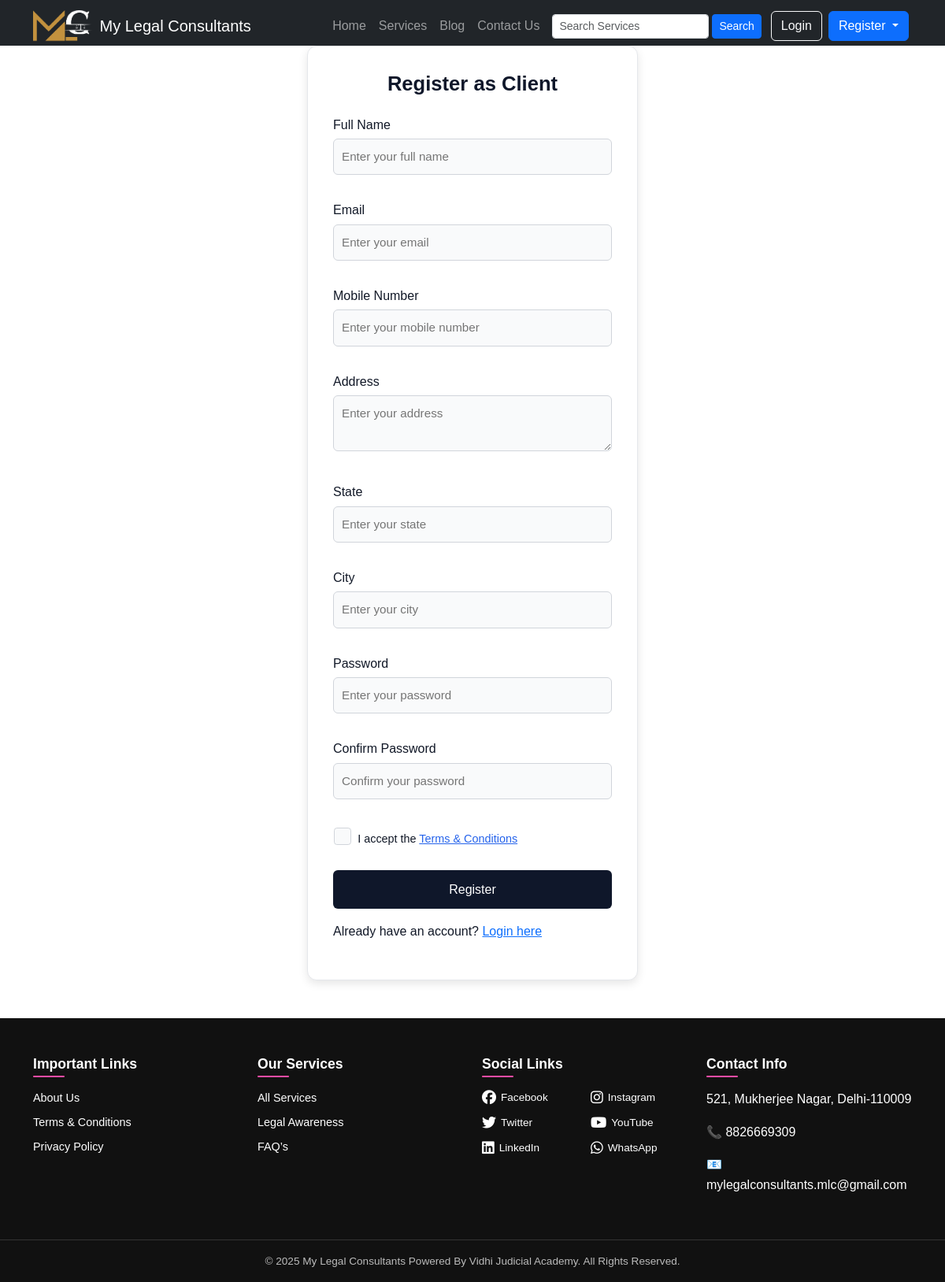
Screenshot of /register/client/ with the database file from the repository.
### core/models.py (models this page shows, shortened)
class SiteSettings(models.Model):
    site_name = models.CharField(max_length=200, default="My Legal Consultants")
    facebook = models.URLField(blank=True, null=True)
    instagram = models.URLField(blank=True, null=True)
    twitter = models.URLField(blank=True, null=True)
    youtube = models.URLField(blank=True, null=True)
    linkedin = models.URLField(blank=True, null=True)
    whatsapp = models.CharField(max_length=50, blank=True, null=True)
    address = models.TextField(blank=True, null=True)
    phone = models.CharField(max_length=20, blank=True, null=True)
    email = models.EmailField(blank=True, null=True)
    class Meta:
        verbose_name = "Footer Settings"
        verbose_name_plural = "Footer Settings"

### core/views.py (the view, shortened to what this page needs)
# urls.py: path('register/client/', views.register_client, name='register_client'),
def register_client(request):
    response = render(request, 'core/register_client.html')
    response['X-Robots-Tag'] = 'noindex, nofollow'
    return response

### core/context_processors.py (called while the page is built, shortened)
def user_flags(request):
    user = request.user
    return {
        'support_email': 'support@mylegalconsultants.in',
        'support_contact': '+91-9876543210',
    }

def footer_settings(request):
    settings = SiteSettings.objects.first()
    return {
        "footer_settings": settings
    }

### core/templates/core/register_client.html (shortened to what this page needs)
{% extends 'core/base.html' %}
{% load static %}
{% block content %}
<div class="auth-page">
    <div class="auth-card">
        <h2>Register as Client</h2>
        <form method="POST" action="{% url 'register_client' %}">
            <div class="mb-3">
                <label for="full_name">Full Name</label>
                <input type="text" name="full_name" id="full_name" placeholder="Enter your full name" required>
            </div>
            <div class="mb-3">
                <label for="email">Email</label>
                <input type="email" name="email" id="email" placeholder="Enter your email" required>
            </div>
            <div class="mb-3">
                <label for="mobile">Mobile Number</label>
                <input type="text" name="mobile" id="mobile" placeholder="Enter your mobile number" required>
            </div>
            <div class="mb-3">
                <label for="address">Address</label>
                <textarea name="address" id="address" placeholder="Enter your address" required></textarea>
            </div>
            <div class="mb-3">
                <label for="state">State</label>
                <input type="text" name="state" id="state" placeholder="Enter your state" required>
            </div>
            <div class="mb-3">
                <label for="city">City</label>
                <input type="text" name="city" id="city" placeholder="Enter your city" required>
            </div>
            <div class="mb-3">
                <label for="password">Password</label>
                <input type="password" name="password" id="password" placeholder="Enter your password" required>
            </div>
            <div class="mb-3">
                <label for="confirm_password">Confirm Password</label>
                <input type="password" name="confirm_password" id="confirm_password" placeholder="Confirm your password" required>
            </div>
            <div class="mb-3 form-check">
                <input type="checkbox" name="terms" id="terms" class="form-check-input" required>
                <label class="form-check-label" for="terms">
                    I accept the <a href="http://127.0.0.1:8000/terms-and-conditions/" style="color: #2563eb; text-decoration: underline;">Terms & Conditions</a>
                </label>
            </div>
            <button type="submit">Register</button>
        </form>
        <p class="mt-3">Already have an account? <a href="{% url 'login' %}">Login here</a></p>
    </div>
</div>
{% endblock %}

### core/templates/core/base.html (shortened to what this page needs)
{% load static %}
<!DOCTYPE html>
<html lang="en">
<head>
    <link href="https://cdn.jsdelivr.net/npm/bootstrap@5.3.1/dist/css/bootstrap.min.css" rel="stylesheet">
    <link rel="stylesheet" href="{% static 'css/style.css' %}">
    <link rel="stylesheet" href="https://cdnjs.cloudflare.com/ajax/libs/font-awesome/6.5.0/css/all.min.css">
</head>
<body class="{% block body_class %}{% endblock %}">
    <nav class="navbar navbar-expand-lg navbar-dark bg-dark">
        <div class="container">
            <a class="navbar-brand d-flex align-items-center" href="{% url 'home' %}">
                <img src="{% static 'images/logo.png' %}" alt="Logo" height="40" class="me-2">
                <span>My Legal Consultants</span>
            </a>
            <div class="collapse navbar-collapse" id="navbarNav">
                <ul class="navbar-nav ms-auto align-items-center">
                    <li class="nav-item">
                        <a class="nav-link" href="{% url 'home' %}">Home</a>
                    </li>
                    <li class="nav-item">
                        <a class="nav-link" href="{% url 'all_services' %}">Services</a>
                    </li>
                    <li class="nav-item">
                        <a class="nav-link" href="{% url 'blog_list' %}">Blog</a>
                    </li>
                    <li class="nav-item">
                        <a class="nav-link" href="{% url 'contact_us' %}">Contact Us</a>
                    </li>
                    <li class="nav-item mx-2">
                        <form class="d-flex" method="get" action="{% url 'all_services' %}">
                            <input class="form-control form-control-sm me-1" type="search" name="q" placeholder="Search Services" aria-label="Search">
                            <button class="btn btn-primary btn-sm" type="submit">Search</button>
                        </form>
                    </li>
                    {% if not user.is_authenticated %}
                    <li class="nav-item mx-1">
                        <a class="btn btn-outline-light" href="{% url 'login' %}">Login</a>
                    </li>
                    <li class="nav-item dropdown mx-1 desktop-register-btn">
                        <a class="btn btn-primary dropdown-toggle" href="#" role="button" data-bs-toggle="dropdown" aria-expanded="false">
                            Register
                        </a>
                    </li>
                    {% endif %}
                </ul>
            </div>
        </div>
    </nav>
    <main class="container my-4">
        {% block content %}{% endblock %}
    </main>
<footer class="footer-section mt-5 pt-5">
    <div class="container">
        <div class="row">
            <div class="col-md-3 mb-4">
                <h5 class="footer-title">Important Links</h5>
                <ul class="footer-list">
                    <li><a href="{% url 'about_us' %}">About Us</a></li>
                    <li><a href="{% url 'terms_and_conditions' %}">Terms & Conditions</a></li>
                    <li><a href="{% url 'privacy_policy' %}">Privacy Policy</a></li>
                </ul>
            </div>
            <div class="col-md-3 mb-4">
                <h5 class="footer-title">Our Services</h5>
                <ul class="footer-list">
                    <li><a href="{% url 'all_services' %}">All Services</a></li>
                    <li><a href="{% url 'blog_list' %}">Legal Awareness</a></li>
                    <li><a href="{% url 'contact_us' %}">FAQ’s</a></li>
                </ul>
            </div>
            <div class="col-md-3 mb-4">
                <h5 class="footer-title">Social Links</h5>
                <div class="social-grid-2x3">
                    {% if footer_settings.facebook %}
                    <a href="{{ footer_settings.facebook }}" target="_blank"><i class="fab fa-facebook"></i> Facebook</a>
                    {% endif %}
                    {% if footer_settings.instagram %}
                    <a href="{{ footer_settings.instagram }}" target="_blank"><i class="fab fa-instagram"></i> Instagram</a>
                    {% endif %}
                    {% if footer_settings.twitter %}
                    <a href="{{ footer_settings.twitter }}" target="_blank"><i class="fab fa-twitter"></i> Twitter</a>
                    {% endif %}
                    {% if footer_settings.youtube %}
                    <a href="{{ footer_settings.youtube }}" target="_blank"><i class="fab fa-youtube"></i> YouTube</a>
                    {% endif %}
                    {% if footer_settings.linkedin %}
                    <a href="{{ footer_settings.linkedin }}" target="_blank"><i class="fab fa-linkedin"></i> LinkedIn</a>
                    {% endif %}
                    {% if footer_settings.whatsapp %}
                    <a href="https://wa.me/{{ footer_settings.whatsapp }}" target="_blank"><i class="fab fa-whatsapp"></i> WhatsApp</a>
                    {% endif %}
                </div>
            </div>
            <div class="col-md-3 mb-4">
                <h5 class="footer-title">Contact Info</h5>
                <p>{{ footer_settings.address }}</p>
                <p><strong>📞</strong> {{ footer_settings.phone }}</p>
                <p><strong>📧</strong> {{ footer_settings.email }}</p>
            </div>
        </div>
    </div>
    <div class="footer-bottom text-center py-3 mt-3">
        © {% now "Y" %} My Legal Consultants Powered By Vidhi Judicial Academy. All Rights Reserved.
    </div>
</footer>
</body>
</html>

### static/css/style.css (style rules this page uses)
* { margin: 0; padding: 0; box-sizing: border-box; }
html, body { width: 100%; max-width: 100%; overflow-x: hidden !important; }
body { font-family: "Poppins", sans-serif; background-color: #ffffff; color: #111827; line-height: 1.6; }
.auth-page { display: flex; justify-content: center; align-items: center; min-height: 100vh; background-color: #ffffff; }
.auth-card { background: #ffffff; border: 1px solid #e5e7eb; border-radius: 12px; box-shadow: 0 4px 12px rgba(0, 0, 0, 0.1); width: 100%; max-width: 420px; padding: 2rem; }
.auth-card h2 { text-align: center; margin-bottom: 1.5rem; font-size: 1.6rem; font-weight: 600; color: #0f172a; }
.auth-card label { display: block; font-weight: 500; margin-bottom: 0.3rem; color: #111827; }
.auth-card input, .auth-card textarea, .auth-card select { width: 100%; padding: 10px; border-radius: 6px; border: 1px solid #d1d5db; margin-bottom: 1rem; font-size: 0.95rem; color: #111827; background-color: #f9fafb; }
.auth-card button { width: 100%; background-color: #0f172a; color: #ffffff; border: none; padding: 0.75rem; border-radius: 6px; font-size: 1rem; cursor: pointer; transition: 0.3s; }
.auth-card .form-check { display: flex; align-items: center; margin-top: 1rem; }
.auth-card .form-check input[type="checkbox"] { width: 14px; height: 14px; margin-right: 8px; accent-color: #2563eb; cursor: pointer; }
.auth-card .form-check-label { color: #111827; font-size: 0.9rem; user-select: none; }
.navbar { margin-bottom: 0 !important; padding-bottom: 0 !important; }
.navbar + * { margin-top: 0 !important; padding-top: 0 !important; }
@media (min-width: 769px) { .navbar { margin-bottom: 0 !important; padding-bottom: 0 !important; } }
@media (min-width: 769px) { .navbar + * { margin-top: 0 !important; padding-top: 0 !important; } }
.footer-section { background-color: #111; color: #fff !important; }
.footer-title { font-size: 1.1rem; font-weight: 600; margin-bottom: 15px; color: #fff; }
.footer-list { list-style: none; padding: 0; }
.footer-list li { margin-bottom: 8px; font-size: 0.9rem; }
.footer-list li a { text-decoration: none; color: #d1d5db; transition: 0.3s; }
.footer-bottom { border-top: 1px solid #333; padding-top: 15px; color: #bbb; font-size: 0.85rem; }
.social-grid-2x3 { display: grid; grid-template-columns: repeat(2, 1fr); gap: 10px 15px; }
.social-grid-2x3 a { display: flex; align-items: center; gap: 6px; color: #ddd; text-decoration: none; font-size: 0.85rem; transition: 0.3s ease; white-space: nowrap; }
.social-grid-2x3 i { font-size: 18px; }
.footer-section p, .footer-section li, .footer-section a { color: #fff !important; }
.footer-section strong { color: #ff4da6 !important; }
.footer-title { position: relative; padding-bottom: 6px; }
.footer-title::after { content: ""; position: absolute; left: 0; bottom: 0; width: 40px; height: 2px; background-color: #ff4da6; border-radius: 2px; }

### rows the page displays
SiteSettings: address "521, Mukherjee Nagar, Delhi-110009", phone "8826669309", email "mylegalconsultants.mlc@gmail.com"
